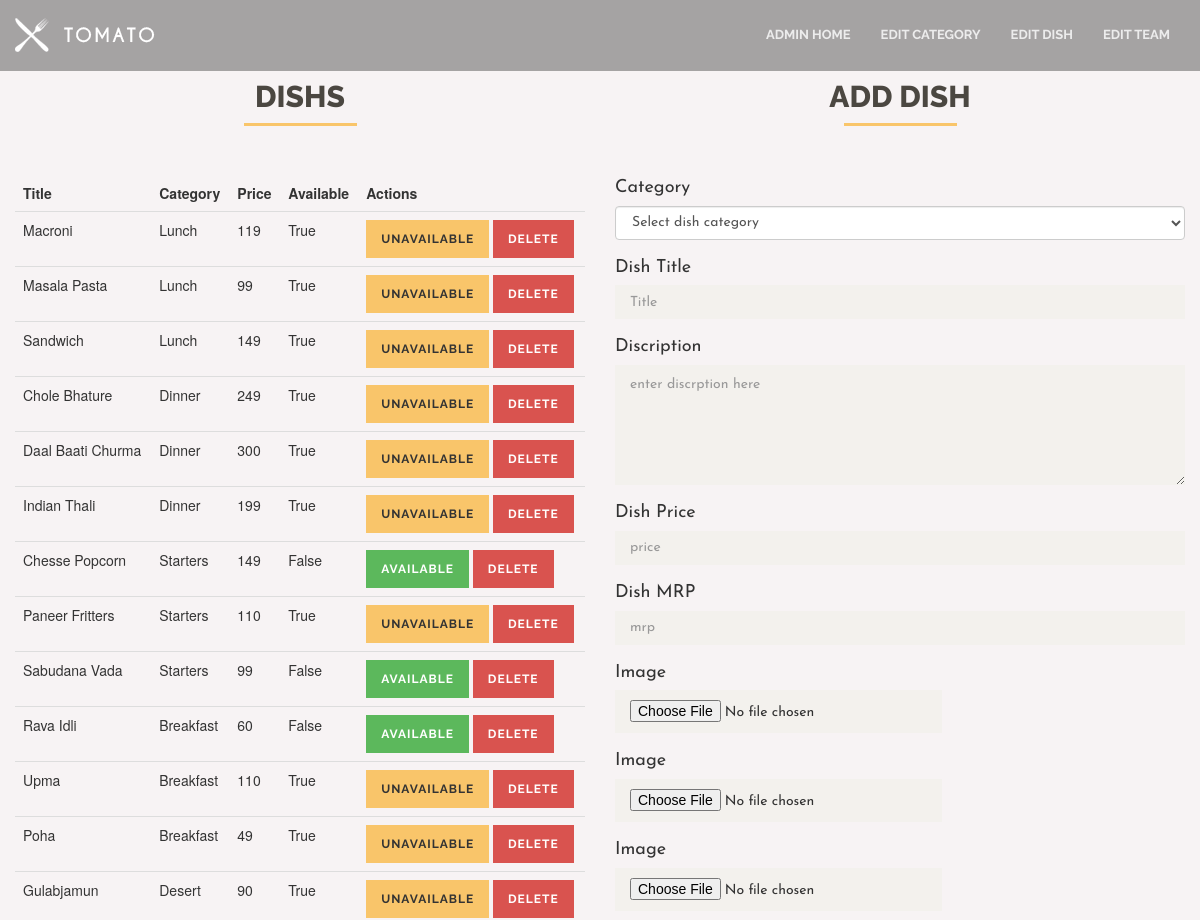
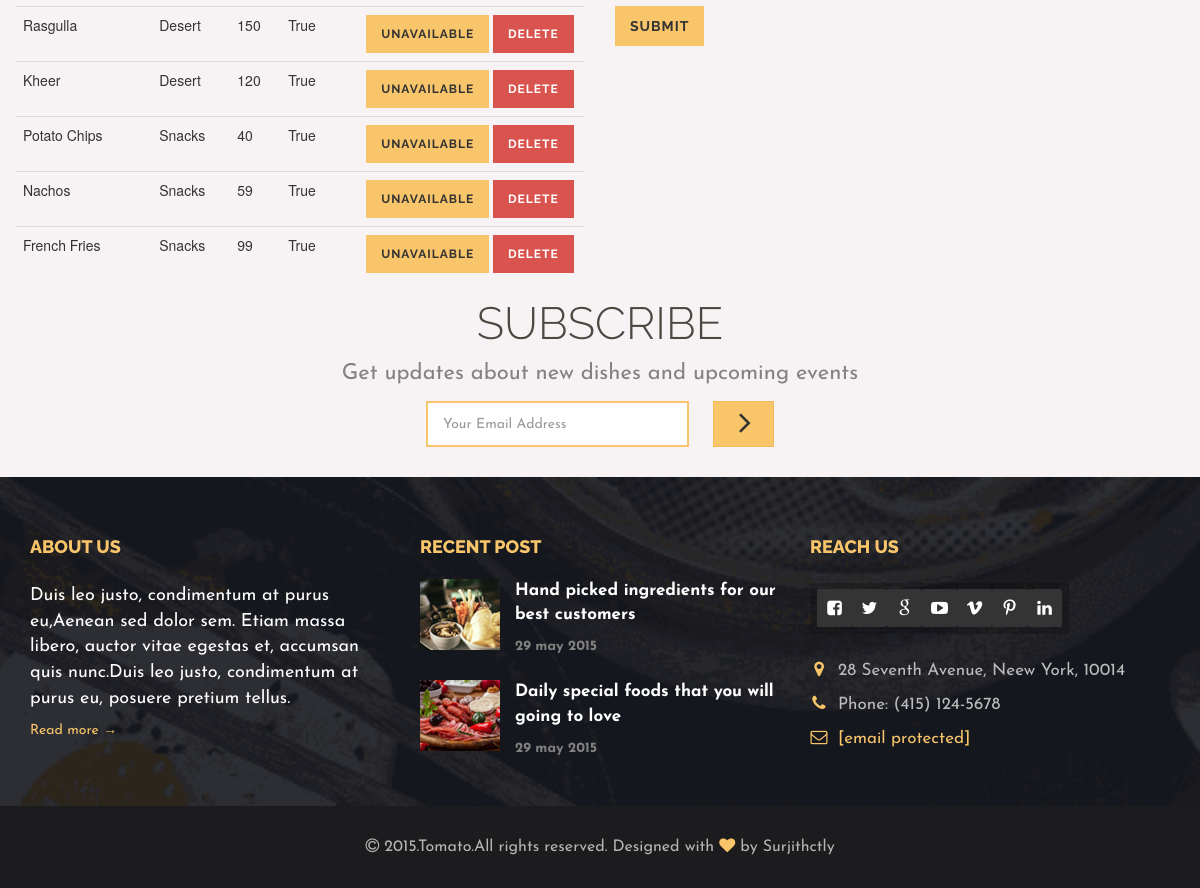
/management/editdish, run on the app's committed database (2 pictures, top to bottom).
### management/models.py (models this page shows, shortened)
class Dish(models.Model):
    cat = models.ForeignKey(Category, on_delete=models.CASCADE, blank =True, null=True)
    title = models.CharField(max_length=30, blank=True, null=True)
    dis = models.TextField(null=True, blank =True)
    img = models.FileField(null=True, blank =True)
    img1 = models.FileField(null=True, blank =True)
    img2 = models.FileField(null=True, blank =True)
    price = models.IntegerField(null=True, blank =True)
    mrp = models.IntegerField(null=True, blank =True)
    avail = models.BooleanField(default=True, blank =True, null=True)

class Category(models.Model):
    name = models.CharField(max_length = 20, blank =True, null=True)

### management/views.py (the view, shortened to what this page needs)
# urls.py: path('editdish',EditDish, name='editdish'),
def EditDish(request):
    dish = Dish.objects.all()
    cat = Category.objects.all()
    if 'unavial' in request.POST:
        Dish.objects.filter(id = request.POST['unavial']).update(avail = False)
    if 'avail' in request.POST:
        Dish.objects.filter(id = int(request.POST['avail'])).update(avail = True)
    if 'delete' in request.POST:
        Dish.objects.get(id = request.POST['delete']).delete()
    d = {'dish':dish, 'cat':cat}
    return render(request, 'editdish.html',d)

### templates/editdish.html (shortened to what this page needs)
{% extends 'base2.html' %}
{% block body %}
{% load static %}
<div class="col-md-6">
    <div class="page-header">
        <h2>Dishs</h2>
    </div>
    <table class="table">
        <thead>
            <tr>
                <th>Title</th>
                <th>Category</th>
                <th>Price</th>
                <th>Available</th>
                <th>Actions</th>
            </tr>
        </thead>
        <tbody>
            {% for i in dish %}
            <tr>
                <td>{{i.title}}</td>
                <td>{{ i.cat.name }}</td>
                <td>{{i.price}}</td>
                <td>{{ i.avail }}</td>
                <form method='post'>
                    <td>
                        {% if i.avail %}
                        <button type="submit" name="unavial" value="{{ i.id }}"
                            class="btn btn-default btn-xs">Unavailable</button>
                        {% else %}
                        <button type="submit" name="avail" value="{{ i.id }}"
                            class="btn btn-success btn-xs">Available</button>
                        {% endif %}
                        <button type="submit" name="delete" value="{{ i.id}}"
                            class="btn btn-danger btn-xs">Delete</button>
                    </td>
                </form>
                {% endfor %}
            </tr>
        </tbody>
    </table>
</div>
<div class="col-md-6">
    <div class="page-header">
        <h2>Add Dish</h2>
    </div>
    <form method="post" enctype="multipart/form-data">
        <div class="form-group">
            <label for="exampleInputEmail1">Category</label>
            <select class="form-control" name="cat">
                <option selected disabled>Select dish category</option>
            </select>
        </div>
        <div class="form-group">
            <label for="exampleInputPassword1">Dish Title</label>
            <input type="text" name="title" class="form-control" id="" placeholder="Title">
        </div>
        <div class="form-group">
            <label for="exampleInputPassword1">Discription</label>
            <textarea class="form-control" name="dis" rows="5" cols="35" placeholder="enter discrption here"></textarea>
        </div>
        <div class="form-group">
            <label for="exampleInputPassword1">Dish Price</label>
            <input type="number" name="price" class="form-control" id="" placeholder="price">
        </div>
        <div class="form-group">
            <label for="exampleInputPassword1">Dish MRP</label>
            <input type="number" name="mrp" class="form-control" id="" placeholder="mrp">
        </div>
        <div class="form-group">
            <label for="exampleInputFile">Image</label>
            <input type="file" name="img" id="exampleInputFile">
        </div>
        <div class="form-group">
            <label for="exampleInputFile">Image</label>
            <input type="file" name="img1" id="exampleInputFile">
        </div>
        <div class="form-group">
            <label for="exampleInputFile">Image</label>
            <input type="file" name="img2" id="exampleInputFile">
        </div>
        <button type="submit" name="add" class="btn btn-default">Submit</button>
    </form>
</div>
{% endblock %}

### static/css/main.css (style rules this page uses)
body { height:100%;overflow-y:scroll;-webkit-overflow-scrolling:touch }
h1,h2,h3,h4,h5,h6,.h1,.h2,.h3,.h4,.h5,.h6 { font-family:raleway,sans-serif;text-transform:uppercase;color:#4b4741;text-align:center;font-weight:800 }
.page-header { border:none;margin:80px 0 40px }
.page-header:after { content:"";display:block;position:relative;height:3px;width:113px;background-color:#f9c56a;margin:0 auto }
html { text-rendering:optimizeLegibility!important;-webkit-font-smoothing:antialiased!important }
.form-group { font-family:josefin sans,sans-serif }
.form-group label { font-size:18px;font-weight:400 }
.form-group input,.form-group textarea { border-radius:0;border:none!important;-webkit-box-shadow:none!important;-moz-box-shadow:none!important;box-shadow:none!important;background-color:#f3f1ed;padding:10px 15px }
.btn { border-radius:0;border:none;font-family:raleway,sans-serif;text-transform:uppercase;letter-spacing:1px;font-weight:700;padding:10px 15px }
.btn-default { background-color:#f9c56a }
table { width:100% }
.table thead tr th { border-radius:0!important;border:none }
input,textarea { outline:0 }
.slick-slide,.slick-list,.slick-active,button,input,textarea { outline:0 }

### data on the page
Dish: title "Macroni", cat.name "Lunch", price "119", avail "True", {{ i.id }} 3 (drawn)
Dish: title "Masala Pasta", cat.name "Lunch", price "99", avail "True", {{ i.id }} 4 (drawn)
Dish: title "Sandwich", cat.name "Lunch", price "149", avail "True", {{ i.id }} 5 (drawn)
Dish: title "Chole Bhature", cat.name "Dinner", price "249", avail "True", {{ i.id }} 6 (drawn)
Dish: title "Daal Baati Churma", cat.name "Dinner", price "300", avail "True", {{ i.id }} 7 (drawn)
Dish: title "Indian Thali", cat.name "Dinner", price "199", avail "True", {{ i.id }} 8 (drawn)
Dish: title "Chesse Popcorn", cat.name "Starters", price "149", avail "False", {{ i.id }} 9 (drawn)
Dish: title "Paneer Fritters", cat.name "Starters", price "110", avail "True", {{ i.id }} 10 (drawn)
Dish: title "Sabudana Vada", cat.name "Starters", price "99", avail "False", {{ i.id }} 11 (drawn)
Dish: title "Rava Idli", cat.name "Breakfast", price "60", avail "False", {{ i.id }} 12 (drawn)
Dish: title "Upma", cat.name "Breakfast", price "110", avail "True", {{ i.id }} 13 (drawn)
Dish: title "Poha", cat.name "Breakfast", price "49", avail "True", {{ i.id }} 14 (drawn)
Dish: title "Gulabjamun", cat.name "Desert", price "90", avail "True", {{ i.id }} 15 (drawn)
Dish: title "Rasgulla", cat.name "Desert", price "150", avail "True", {{ i.id }} 16 (drawn)
Dish: title "Kheer", cat.name "Desert", price "120", avail "True", {{ i.id }} 17 (drawn)
Dish: title "Potato Chips", cat.name "Snacks", price "40", avail "True", {{ i.id }} 18 (drawn)
Dish: title "Nachos", cat.name "Snacks", price "59", avail "True", {{ i.id }} 19 (drawn)
Dish: title "French Fries", cat.name "Snacks", price "99", avail "True", {{ i.id }} 20 (drawn)
